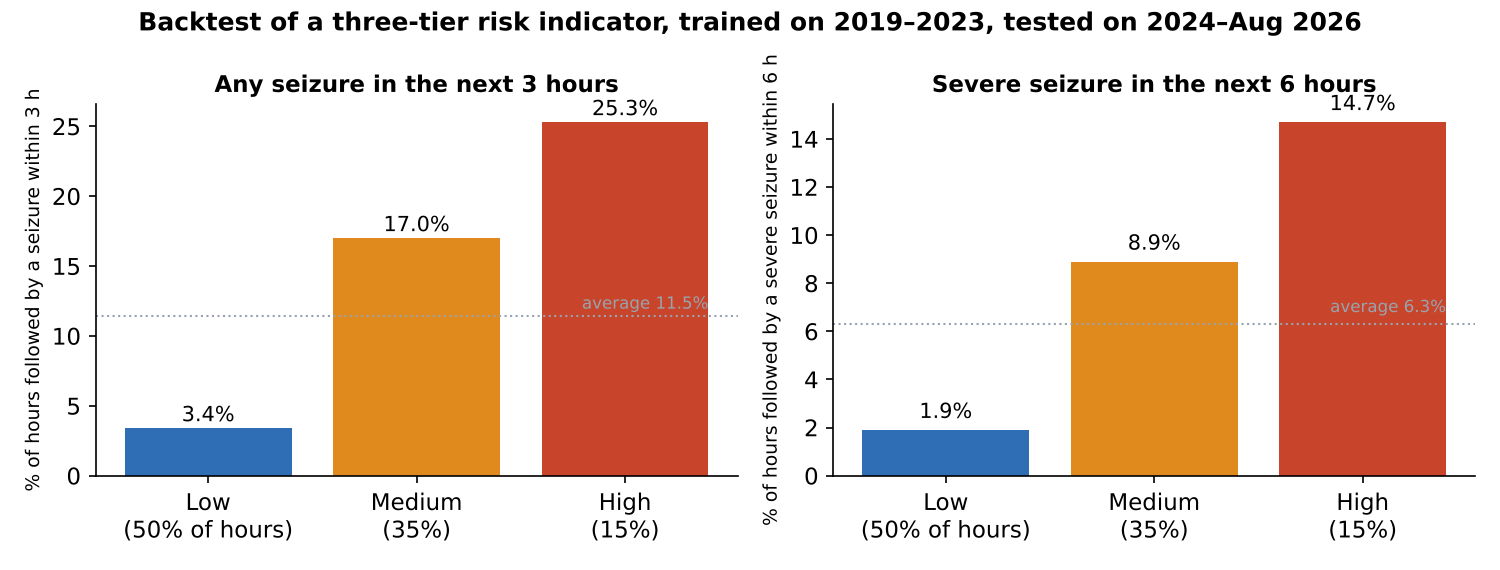
#> input picture analysis/charts/chart_backtest_tiers.png, 1500 x 570 px
$ python -i risk.py   (imports and definitions only)
#> lines starting #> are read from the running program, lines starting #| are printed output that depends on the picture
"""Risk over the next few hours: a transparent points score, calibrated per person, explained in words.

Design rules (see the brief, section "Risk score design"):
- deterministic; Gemini explains the output, never produces it
- every point has a reason the user can read
- thresholds are set per person so "high" covers about 15% of their hours over the trailing 90 days
- overnight hours are reported as "no data", never "low"
- under 30 events the engine is in learning mode and uses only today's count and time since the last seizure
"""
from __future__ import annotations

import numpy as np
import pandas as pd

from contracts import RiskNow, RiskReason
from .data import EngineData, ensure_tz, half_life_for, to_ns
from .stats import LEARNING_MODE_MIN_EVENTS

DISCLAIMER = "A pattern from your own diary over the next few hours, not a prediction. Low never means safe. Research prototype."
HIGH_SHARE = 0.15
MEDIUM_SHARE = 0.50
HORIZON_HOURS = 3
BAND_CAP = 4.0
# Weights for the two "what happened today" components. On the demo diary the hour band carries most of the signal;
# these stay small so they explain rather than dominate. (Walk-forward AUC on 2024-26: 0.69 with these, 0.71 without.)
TODAY_COUNT_WEIGHT = 0.3
RECENT_GAP_WEIGHT = 0.3

COMPONENTS = ["hour_band", "today_count", "recent_gap", "week_vs_baseline", "dose_overdue", "dose_skipped", "feeling_off", "stress", "short_sleep"]


# [143 lines left out: functions _in_sleep_window, forward_band, hour_histogram, score_grid, thresholds, _clock_words and 1 more, not called in this run]


REASON_MAX_CHARS = 34
_COUNT_WORDS = {1: "One", 2: "Two"}


# [32 lines left out: function _reason_text, not called in this run]


def compute_risk(data: EngineData, at: pd.Timestamp | None = None, trigger_rungs: dict[str, str] | None = None) -> RiskNow:
    at = ensure_tz(at, data.tz) if at is not None else data.now()
    hist, n_hist = hour_histogram(data, at)
    learning = n_hist < LEARNING_MODE_MIN_EVENTS
    medium, high, _ = thresholds(data, at, trigger_rungs) if not learning else (1.0, 2.0, None)
    row = score_grid(data, pd.DatetimeIndex([at]), as_of=at, trigger_rungs=trigger_rungs).iloc[0]
    if learning:
        score = float(row["today_count"] + row["recent_gap"] + row["feeling_off"] + row["dose_skipped"])
    else:
        score = float(row["score"])
    tier = "high" if score >= high else ("medium" if score >= medium else "low")
    reasons = []
    for c in COMPONENTS:
        pts = float(row[c])
        if learning and c in ("hour_band", "week_vs_baseline", "stress", "short_sleep"):
            continue
        if pts > 0:
            reasons.append(RiskReason(factor=c, points=pts, text=_reason_text(c, pts, row, data, hist, n_hist)))
    reasons.sort(key=lambda r: -r.points)
    if not reasons:
        reasons.append(RiskReason(factor="quiet", points=0.0, text="Quiet so far today" if not learning else f"Still learning {_pronouns(data)[0]} pattern"))
    return RiskNow(
        tier=tier, score=round(score, 2), computed_at=at.to_pydatetime(), horizon_hours=3, reasons=reasons[:3],
        learning_mode=learning, overnight_no_data=bool(row["overnight"]),
        thresholds={"medium": round(medium, 2), "high": round(high, 2)}, disclaimer=DISCLAIMER,
    )

>>> import cv2
>>> picture = cv2.imread('../../../analysis/charts/chart_backtest_tiers.png', cv2.IMREAD_GRAYSCALE)
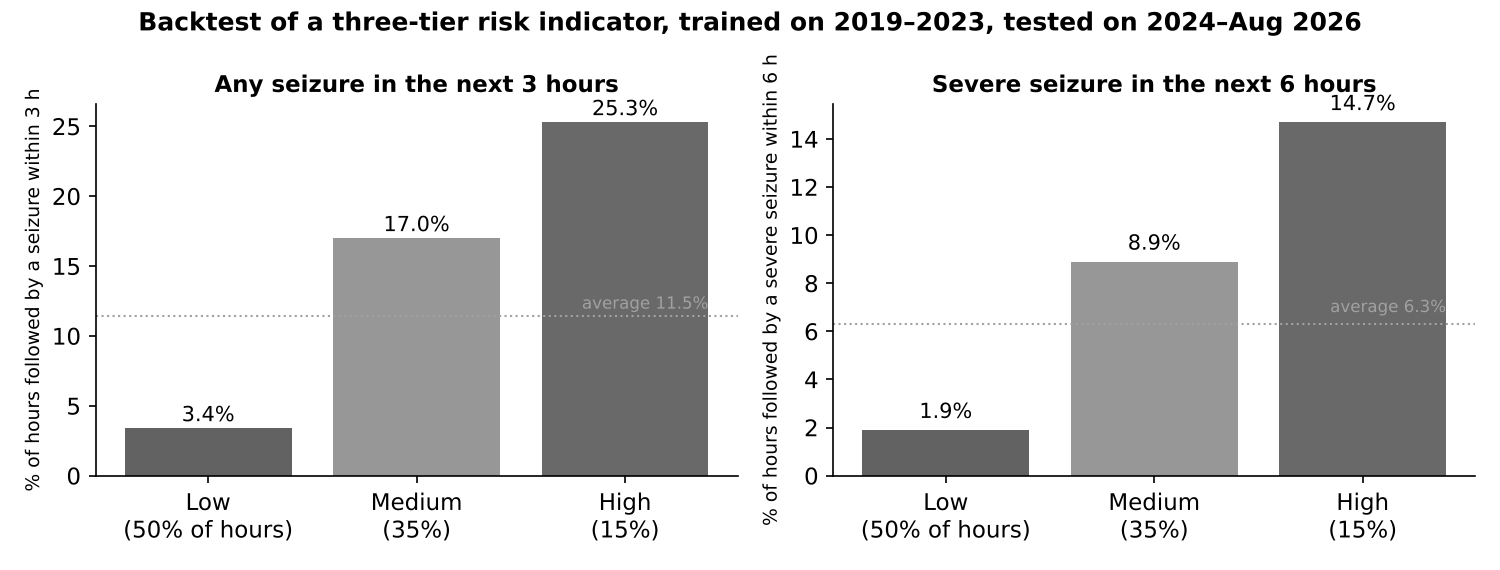
#> picture: shape (570, 1500); min 0, max 255, mean 213.7
#> (the run stopped early here; a loop or call above may not have finished)

$ run again, on analysis/charts/chart_clustering.png
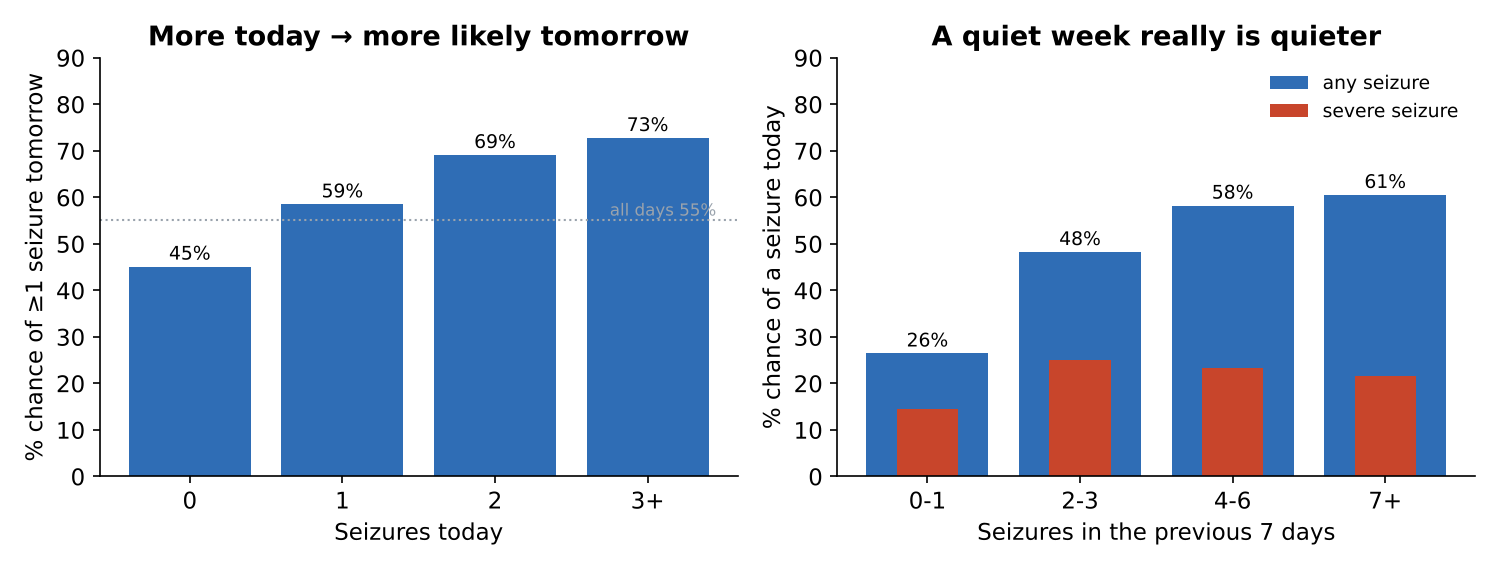
#> input picture analysis/charts/chart_clustering.png, 1500 x 570 px
#> `picture = cv2.imread('../../../analysis/charts/chart_backtest_tiers.pn..`:
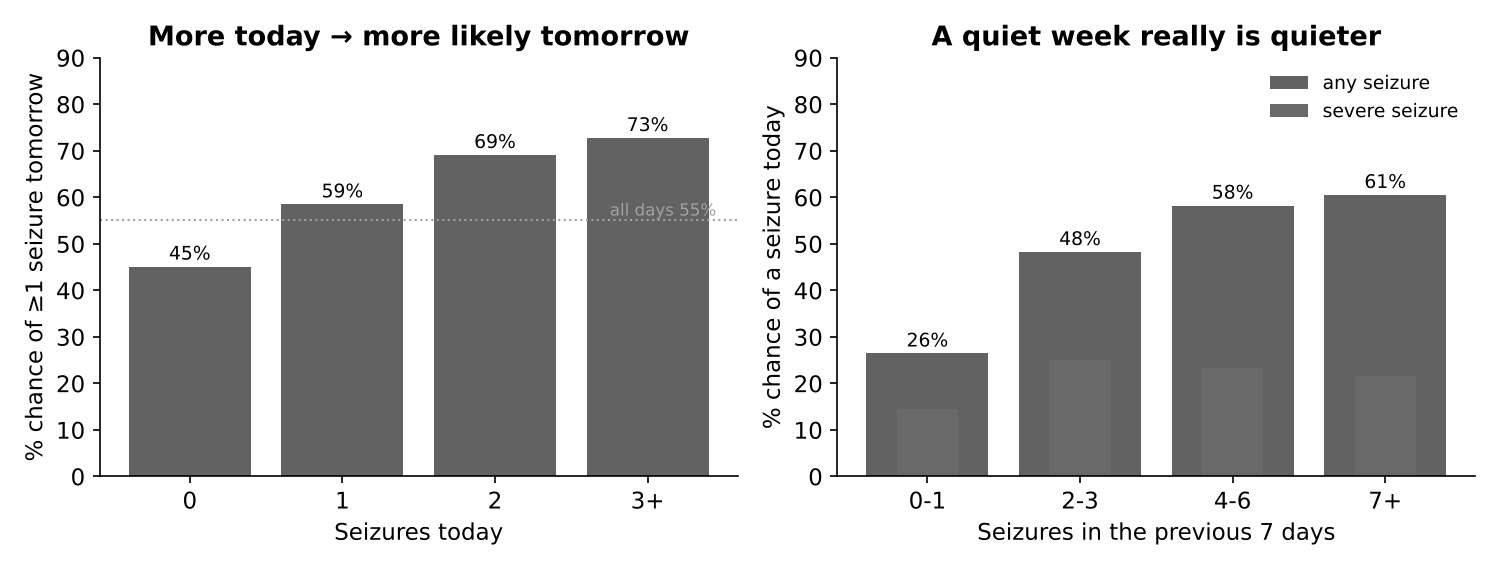
#> picture: shape (570, 1500); min 0, max 255, mean 202.6

$ run again, on analysis/charts/chart_hour_of_day.png
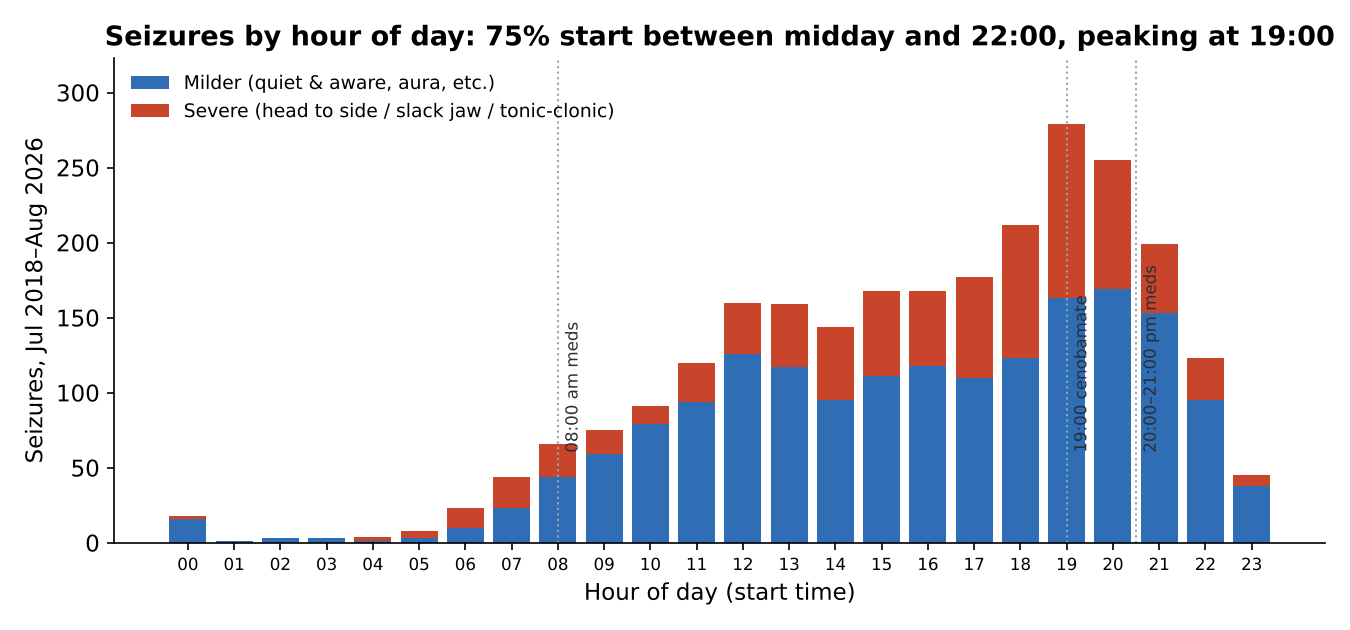
#> input picture analysis/charts/chart_hour_of_day.png, 1350 x 630 px
#> `picture = cv2.imread('../../../analysis/charts/chart_backtest_tiers.pn..`:
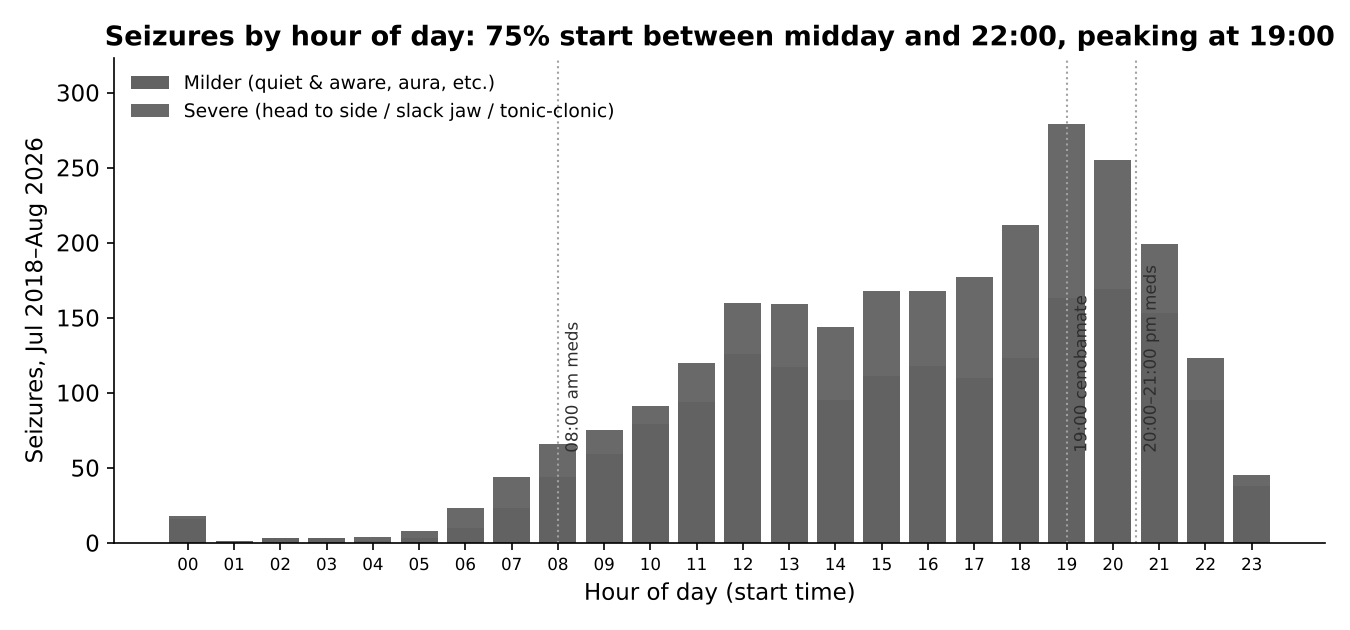
#> picture: shape (630, 1350); min 0, max 255, mean 222.5
